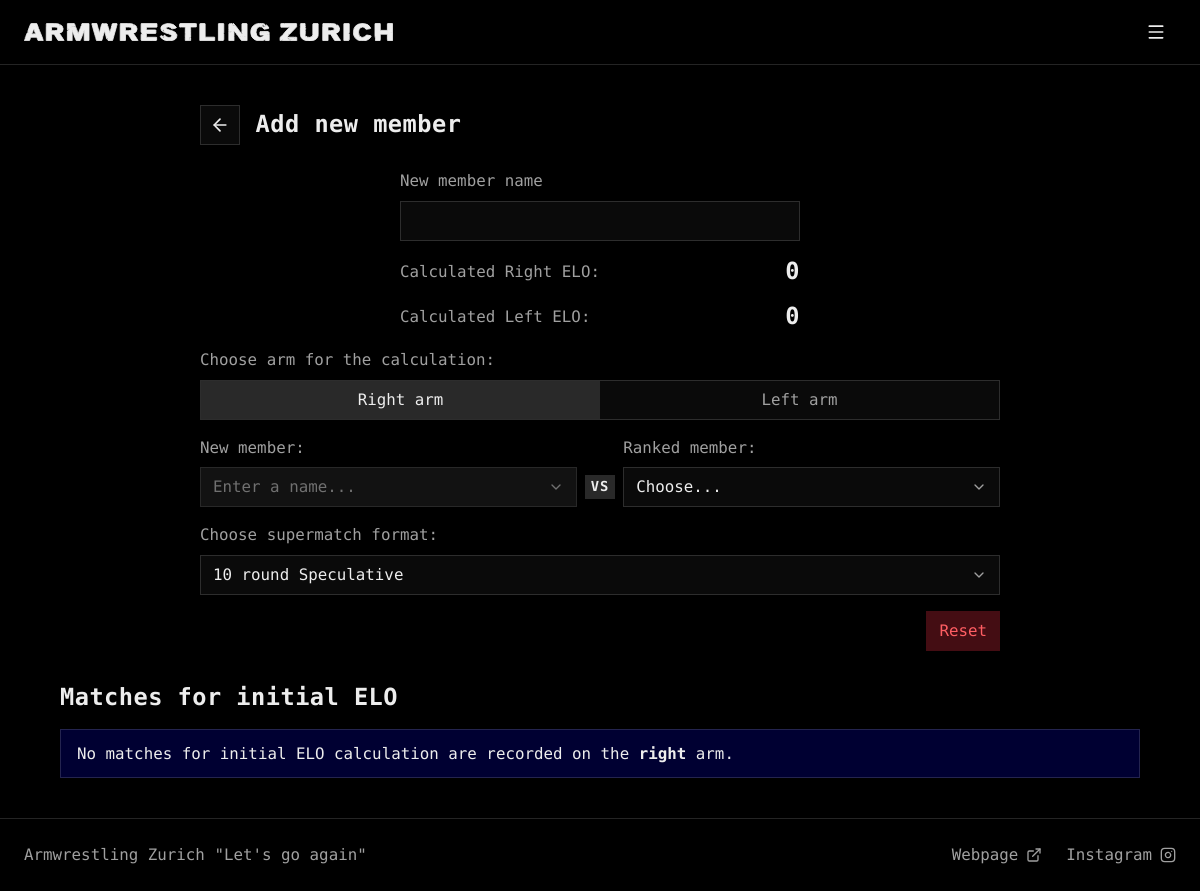
Before: /add_new_member (signed in) with the older database file.
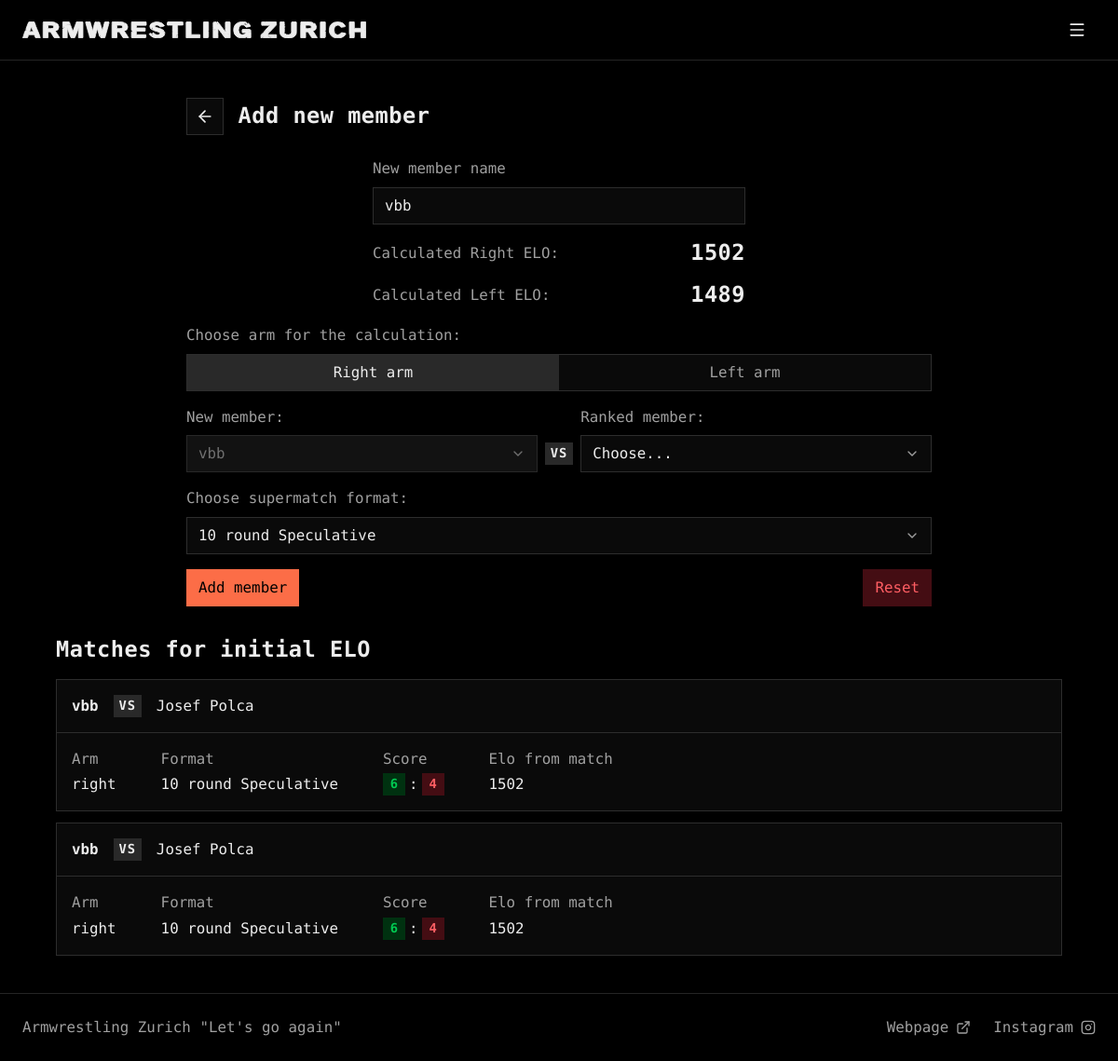
After: the same page with the newer database file.
### tables this page shows
CREATE TABLE "new_member" (
    id INTEGER PRIMARY KEY CHECK (id = 1),
    new_member_name TEXT
);

CREATE TABLE "new_member_matches" (
    id INTEGER PRIMARY KEY AUTOINCREMENT,
    new_member_id INTEGER NOT NULL,
    armwrestler2_id INTEGER NOT NULL,
    arm TEXT NOT NULL CHECK (arm IN ('right', 'left')),
    armwrestler1_score INTEGER NOT NULL,
    armwrestler2_score INTEGER NOT NULL,
    selected_format TEXT NOT NULL,
    elo_from_match INTEGER NOT NULL,
    FOREIGN KEY (new_member_id) REFERENCES new_member (id),
    FOREIGN KEY (armwrestler2_id) REFERENCES armwrestlers(id)
);

CREATE TABLE "armwrestlers" (
    id INTEGER PRIMARY KEY AUTOINCREMENT,
    name TEXT NOT NULL UNIQUE,
    right_elo INTEGER NOT NULL,
    left_elo INTEGER NOT NULL,
    right_rank INTEGER,
    left_rank INTEGER,
    added_by TEXT NOT NULL,
    last_edited_by TEXT, hidden INTEGER NOT NULL DEFAULT 0, active INTEGER NOT NULL DEFAULT 1,
    FOREIGN KEY (added_by) REFERENCES users(username)
);

### armelo_app.py (the view, shortened to what this page needs)
@app.route("/add_new_member", methods=["GET", "POST"])
def add_new_member():
    if not session.get('username'):
        return redirect(url_for('login'))
    current_user = session.get('username')
    if request.method == "GET":
        name = db_execute('SELECT new_member_name FROM new_member WHERE id = 1')[0][0]
    arm = get_arm()
    armwrestlers = db_execute('SELECT id, name FROM armwrestlers WHERE NOT hidden ORDER BY LOWER(name)')
    try:
        selected_armwrestler_2_id = int(request.form.get('armwrestler2')) if request.form.get('armwrestler2') else None
        selected_armwrestler_2_name = db_execute('SELECT name FROM armwrestlers WHERE id = ?', selected_armwrestler_2_id)[0][0] if selected_armwrestler_2_id else 'none'
    except (ValueError, IndexError):
        selected_armwrestler_2_id = None
        selected_armwrestler_2_name = 'none'
    supermatch_formats = list(SUPERMATCH_FORMATS.keys())
    value_for_score = None
    custom_score = request.form.get('custom_score', False)
    armwrestler_1_score, armwrestler_2_score = None, None
    calculation_ready = False
    member_ready = False
    elo_from_match = None
    error = None
    if (not name or name == '') and request.method == "POST":
        error = "No name entered"
    armwrestler_names = [aw['name'] for aw in armwrestlers]
    if name in armwrestler_names:
        error = "Name already taken"
    selected_format = request.form.get('supermatch_format', 'none')
    if selected_format not in supermatch_formats:
        selected_format = '10 round Speculative'
    max_rounds = SUPERMATCH_FORMATS[selected_format][0]
    if arm in ['left', 'right'] and selected_armwrestler_2_name in armwrestler_names:
        calculation_ready = True
    matches_query = '''
    SELECT
        m.id,
        nm.new_member_name       AS armwrestler1_name,
        m.armwrestler2_id        AS armwrestler2_id,
        aw2.name                 AS armwrestler2_name,
        m.arm,
        m.armwrestler1_score,
        m.armwrestler2_score,
        m.selected_format,
        m.elo_from_match,
    CASE
        WHEN m.arm = 'right' THEN aw2.right_elo
        ELSE aw2.left_elo
    END                       AS armwrestler2_elo,
    CASE
        WHEN m.arm = 'right' THEN aw2.right_rank
        ELSE aw2.left_rank
    END                       AS armwrestler2_rank
    FROM new_member_matches AS m
    JOIN new_member         AS nm  ON m.new_member_id   = nm.id
    JOIN armwrestlers       AS aw2 ON m.armwrestler2_id = aw2.id
    WHERE arm = ?
    ORDER BY m.id DESC;
    '''
    calculated_elo_query = """
    SELECT
        COALESCE(AVG(CASE WHEN arm = 'right' THEN elo_from_match END), 0) AS right_elo,
        COALESCE(AVG(CASE WHEN arm = 'left'  THEN elo_from_match END), 0) AS left_elo
    FROM new_member_matches;
    """
    new_member_matches = db_execute(matches_query, arm)
    right_elo, left_elo = map(round, db_execute(calculated_elo_query)[0])
    if name and name != '' and name not in armwrestler_names and \
            error == None and \
            right_elo > 0 and \
            left_elo > 0:
        member_ready = True
    template_data = {
        'arm': arm,
        'armwrestlers': armwrestlers,
        'selected_armwrestler_2_id': selected_armwrestler_2_id,
        'supermatch_formats': supermatch_formats, 'selected_format': selected_format,
        'value_for_score': value_for_score, 'max_rounds': max_rounds,
        'name': name,
        'armwrestler_1_score': armwrestler_1_score, 'armwrestler_2_score': armwrestler_2_score,
        'calculation_ready': calculation_ready,
        'right_elo': right_elo, 'left_elo': left_elo,
        'new_member_matches': new_member_matches,
        'elo_from_match': elo_from_match,
        'member_ready': member_ready,
        'custom_score': custom_score, 'custom_score_1': armwrestler_1_score, 'custom_score_2': armwrestler_2_score,
        'error': error
    }
    if is_htmx():
        return render_template('add_new_member_partial.html', **template_data)
    else:
        return render_template('add_new_member.html', **template_data)

### armelo_app.py (called while the page is built)
@app.context_processor
def inject_user():
    username = session.get('username')
    return dict(username=username)

### config.py (called while the page is built)
def get_db():
    db = getattr(g, '_database', None)
    if db is None:
        db = g._database = sqlite3.connect(DATABASE)
        db.row_factory = sqlite3.Row
    return db

def db_execute(query, *args):
    db = get_db()
    cur = db.cursor()
    try:
        cur.execute(query, args)
        if query.strip().upper().startswith(("SELECT", "WITH")):
            return cur.fetchall()
        db.commit()
    except sqlite3.Error:
        db.rollback()
        raise
    finally:
        cur.close()

### helpers.py (called while the page is built)
def is_htmx():
    return bool(request.headers.get('HX-Request')) and not request.headers.get('HX-History-Restore-Request')

def get_arm():
    arm = request.values.get('arm', 'right')
    return arm if arm in ('right', 'left') else 'right'

### templates/add_new_member.html (shortened to what this page needs)
{% extends "layout.html" %}
{% from 'macros.html' import back_header %}
{% block content %}
<div class="narrow">
    {{ back_header('Add new member') }}
</div>
{% include 'add_new_member_partial.html' %}
{% endblock %}

### templates/layout.html (shortened to what this page needs)
{% from 'macros.html' import icon, wordmark, nav_link with context -%}
<!doctype html>
<html lang="en">
    <head>
        <link href="/static/styles.css" rel="stylesheet">
    </head>
    <body>
        <header class="header">
            <nav class="container nav" aria-label="Main">
                <a class="brand" href="{{ url_for('ranking') }}">{{ wordmark('armwrestling-zurich', 'Armwrestling Zurich', 31978, 1585) }}</a>
                <button type="button" class="btn btn-tertiary btn-icon nav-toggle" popovertarget="nav-menu" aria-label="Toggle navigation">{{ icon('menu') }}</button>
            </nav>
        </header>
        <main class="container main">
            {% block content %}{% endblock %}
        </main>
        <footer class="footer">
            <div class="container footer-inner">
                <a href="https://armwrestlingzurich.ch" target="_blank">Armwrestling Zurich "Let's go again"</a>
                <div class="footer-links">
                    <a href="https://armwrestlingzurich.ch" target="_blank">Webpage {{ icon('external-link') }}</a>
                    <a href="https://www.instagram.com/armwrestlingzurich" target="_blank">Instagram {{ icon('instagram') }}</a>
                </div>
            </div>
        </footer>
    </body>
</html>

### templates/macros.html (shortened to what this page needs)
{% macro icon(name) -%}
<svg class="icon" aria-hidden="true"><use href="{{ url_for('static', filename='icons.svg') }}#{{ name }}"></use></svg>
{%- endmacro %}
{% macro wordmark(name, label, width, height) -%}
<svg class="wordmark" viewBox="0 0 {{ width }} {{ height }}" role="img" aria-label="{{ label }}"><use href="{{ url_for('static', filename='icons.svg') }}#{{ name }}"></use></svg>
{%- endmacro %}
{% macro back_header(title) %}
<div class="page-header">
    <form action="{{ url_for('ranking') }}" method="GET">
        <button type="submit" class="btn btn-secondary btn-icon" aria-label="Back to rankings">{{ icon('arrow-left') }}</button>
    </form>
    <h2 class="page-title">{{ title }}</h2>
</div>
{% endmacro %}
{% macro radio_toggle(name, left_value, left_label, right_value, right_label, selected) %}
<div class="segmented">
    <label class="segment">
        <input type="radio" name="{{ name }}" id="{{ left_value }}" value="{{ left_value }}" autocomplete="off" {{ 'checked' if selected == left_value else '' }} class="visually-hidden">{{ left_label }}
    </label>
    <label class="segment">
        <input type="radio" name="{{ name }}" id="{{ right_value }}" value="{{ right_value }}" autocomplete="off" {{ 'checked' if selected == right_value else '' }} class="visually-hidden">{{ right_label }}
    </label>
</div>
{% endmacro %}

### templates/add_new_member_partial.html (shortened to what this page needs)
{% from 'macros.html' import radio_toggle, modal_header %}
<form class="stack" method="POST" action="{{ url_for('add_new_member') }}" hx-post="{{ url_for('add_new_member') }}" hx-trigger="change" hx-swap="outerMorph">
    <div class="narrow form">
        <div class="narrow-sm form">
            <div class="field">
                <label for="name" class="label">New member name</label>
                <input type="text" class="input" id="name" name="name" value="{{ name if name else '' }}" autocomplete="name">
            </div>
            <div class="kv">
                <span class="muted">Calculated Right ELO:</span>
                <strong class="kv-value">{{ right_elo }}</strong>
            </div>
            <div class="kv">
                <span class="muted">Calculated Left ELO:</span>
                <strong class="kv-value">{{ left_elo }}</strong>
            </div>
        </div>
        <div class="field">
            <label class="label">Choose arm for the calculation:</label>
            {{ radio_toggle('arm', 'right', 'Right arm', 'left', 'Left arm', arm) }}
        </div>
        <div class="versus">
            <div class="field">
                <label for="new_member" class="label">New member:</label>
                <select class="select" id="new_member" name="new_member" disabled>
                    <option value="{{ name }}">{{ name or 'Enter a name...' }}</option>
                </select>
            </div>
            <span class="vs">VS</span>
            <div class="field">
                <label for="armwrestler2" class="label">Ranked member:</label>
                <select class="select" id="armwrestler2" name="armwrestler2" required>
                    <option disabled selected value="none">Choose...</option>
                </select>
            </div>
        </div>
        <div class="field">
            <label for="supermatch_format" class="label">Choose supermatch format:</label>
            <select class="select" id="supermatch_format" name="supermatch_format" required>
                {% for format in supermatch_formats %}
                <option value="{{ format }}" {% if selected_format==format %}selected{% endif %}>{{ format }}</option>
                {% endfor %}
            </select>
        </div>
        <div class="actions">
            {% if member_ready %}
            <button type="button" class="btn btn-primary" hx-trigger="click" popovertarget="addNewMemberModal">Add member</button>
            {% endif %}
            <button type="button" class="btn btn-danger push" hx-trigger="click" popovertarget="resetModal">Reset</button>
        </div>
    </div>
    <h2 class="section-title">Matches for initial ELO</h2>
    {% if new_member_matches %}
    {% include 'new_member_matches_partial.html' %}
    {% else %}
    <div class="note">
        No matches for initial ELO calculation are recorded on the <strong>{{ arm }}</strong> arm.
    </div>
    {% endif %}
</form>

### templates/new_member_matches_partial.html (shortened to what this page needs)
{% from 'macros.html' import modal_header %}
<div class="match-list">
{% for match in new_member_matches %}
<button type="button" class="card-button" hx-post="{{ url_for('remove_new_member_match', match_id=match['id']) }}" hx-target="#removeMatch" popovertarget="removeModal" popovertargetaction="show">
    <div class="card match">
        <div class="match-players">
            <div class="player">
                <strong>{{ match['armwrestler1_name'] }}</strong>
            </div>
            <span class="vs">VS</span>
            <div class="player">
                <a href="{{ url_for('view_member', id=match['armwrestler2_id'], arm=match['arm']) }}" class="name-link">{{ match['armwrestler2_name'] }}</a>
            </div>
        </div>
        <dl class="match-meta">
            <div>
                <dt>Arm</dt>
                <dd>{{ match['arm'] }}</dd>
            </div>
            <div>
                <dt>Format</dt>
                <dd>{{ match['selected_format'] }}</dd>
            </div>
            <div>
                <dt>Score</dt>
                <dd><span class="badge badge-score {{ 'bg-success' if match['armwrestler1_score'] > match['armwrestler2_score'] else ('bg-secondary' if match['armwrestler1_score'] == match['armwrestler2_score'] else 'bg-danger') }}">{{ match['armwrestler1_score'] }}</span>:<span class="badge badge-score {{ 'bg-success' if match['armwrestler2_score'] > match['armwrestler1_score'] else ('bg-secondary' if match['armwrestler1_score'] == match['armwrestler2_score'] else 'bg-danger') }}">{{ match['armwrestler2_score'] }}</span></dd>
            </div>
            <div>
                <dt>Elo from match</dt>
                <dd>{{ match['elo_from_match'] }}</dd>
            </div>
        </dl>
    </div>
</button>
{% endfor %}
</div>

Changed rows visible on the page:
now on this page (row edited): new_member: name "vbb", new_member "vbb"
added new_member_matches: armwrestler1_name "vbb", armwrestler2_name "Josef Polca", arm "right", selected_format "10 round Speculative", armwrestler1_score "6", armwrestler2_score "4", elo_from_match "1502"
added new_member_matches: armwrestler1_name "vbb", armwrestler2_name "Josef Polca", arm "right", selected_format "10 round Speculative", armwrestler1_score "6", armwrestler2_score "4", elo_from_match "1502"
Other visible differences:
{{ right_elo }}: "0" → "1502"
{{ left_elo }}: "0" → "1489"
form field new_member: "Enter a name..." → (not shown)
{{ arm }}: "right" → (not shown)
text no longer shown: "No matches for initial ELO calculation are recorded on the arm."
text now shown: "Add member"
